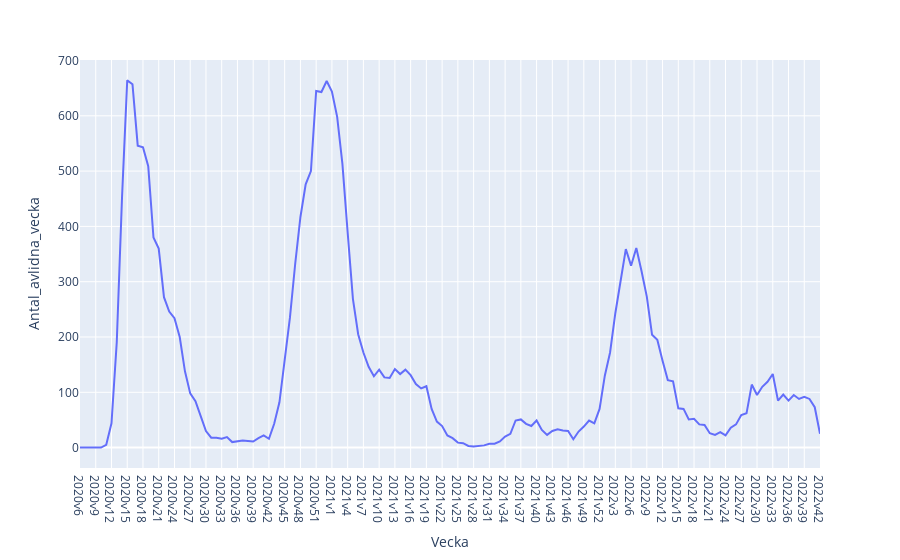

The cell this chart's notebook holds for it:
### Code cell
# 1c, Plotly Express:
px.line(covid, x='Vecka', y='Antal_avlidna_vecka')

### Figure 1 — Plotly figure (JSON) as saved in the notebook; plotly's stock layout.template omitted (floating-point values rounded to 4 significant figures; data arrays with more than 128 entries replaced by an {"elided": "..."} marker saying what was removed)
{"data": [{"hovertemplate": "Vecka=%{x}<br>Antal_avlidna_vecka=%{y}<extra></extra>", "legendgroup": "", "line": {"color": "#636efa", "dash": "solid"}, "marker": {"symbol": "circle"}, "mode": "lines", "name": "", "orientation": "v", "showlegend": false, "type": "scatter", "x": {"elided": "142 str values"}, "xaxis": "x", "y": {"elided": "142 int values"}, "yaxis": "y"}], "layout": {"legend": {"tracegroupgap": 0}, "margin": {"t": 60}, "xaxis": {"anchor": "y", "domain": [0, 1], "title": {"text": "Vecka"}}, "yaxis": {"anchor": "x", "domain": [0, 1], "title": {"text": "Antal_avlidna_vecka"}}}}
